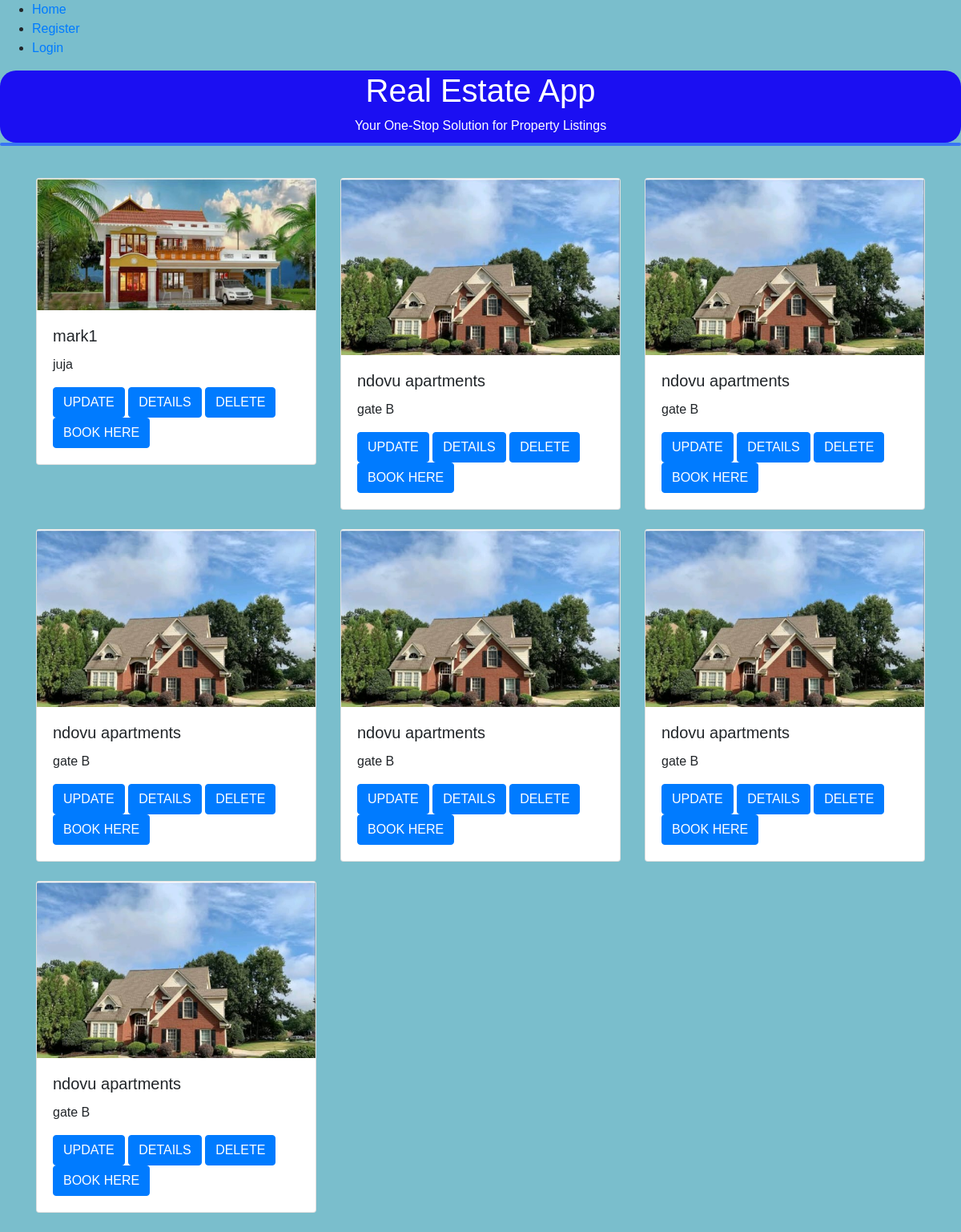
Page /listing_all/ on the earlier database version.
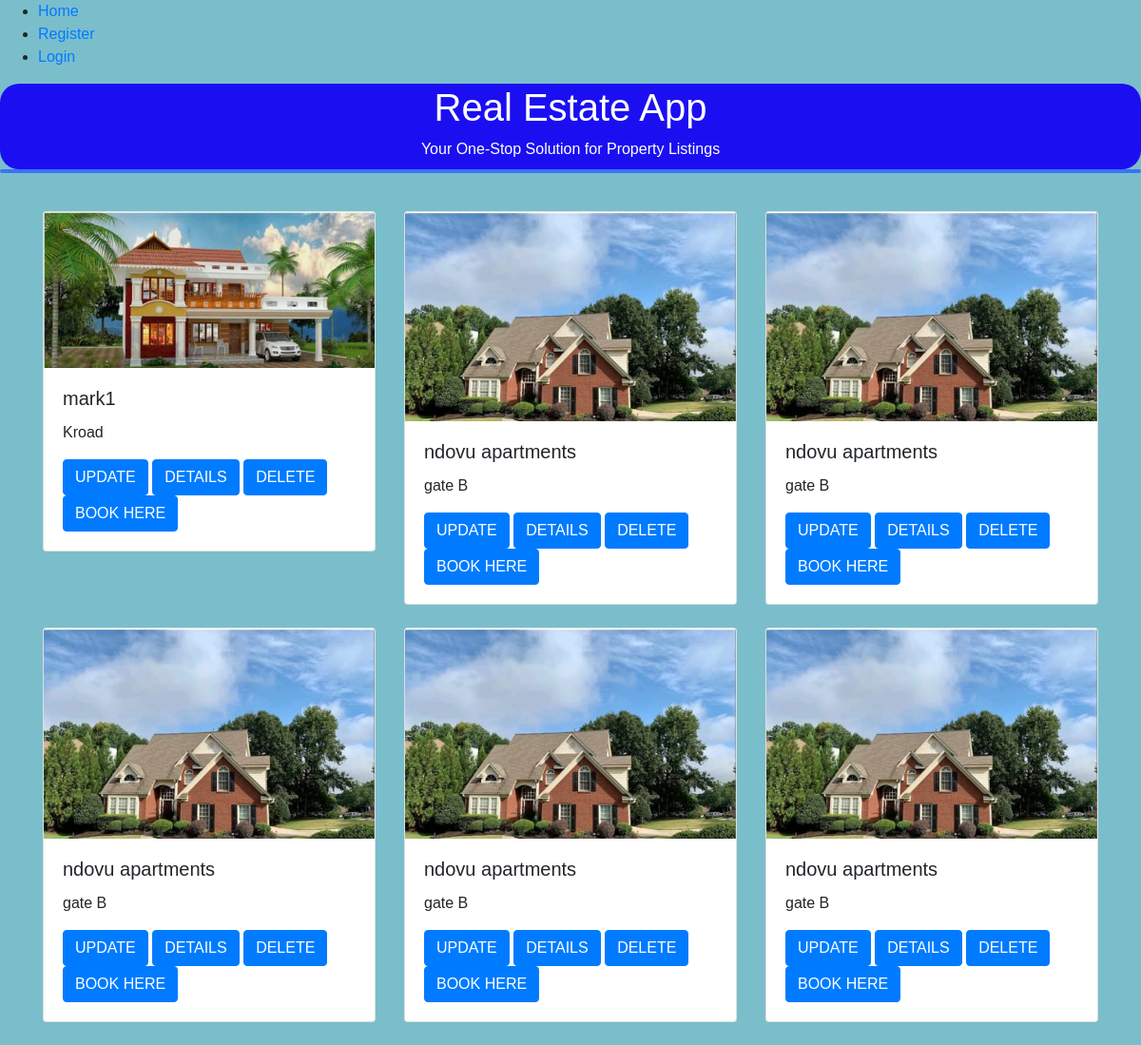
Same page on the later database version.
### coreApp/models.py (models this page shows, shortened)
class Property_model(models.Model):
    user = models.ForeignKey(User, on_delete=models.CASCADE, related_name='property')
    property_name = models.CharField(max_length=255)
    location = models.CharField(max_length=50)
    image = models.ImageField(blank=True, null=True)
    rental_price = models.DecimalField(max_digits=10, decimal_places=2)
    security_deposit = models.DecimalField(max_digits=10, decimal_places=2)
    start_date = models.start_date = datetime.now()
    end_date = models.end_date = datetime.now()
    duration = models.DurationField()
    date_paid = models.DateField(blank=True, null=True)
    AMENITIES_CHOICES = [
        ('Balcony','Balcony'),
        ('Gym','Gym'),
        ('SwimmingPool','SwimmingPool')]
    STATUS_CHOICES=[
        ('Available','Available'),
        ('Occupied', 'Occupied') ]
    HOUSE_SIZE = [('STANDARD','STANDARD'),
                  ('Spacious','Spacious')]
    TYPE_OF_HOUSE =[('Singleroom','Singleroom'),
                    ('Bedsitter','Bedsitter'),
                    ('Onebedroom','Onebedroom'),
                    ('Twobedroom','Twobedroom'),
                    ('Threebedroom','Threebedroom'),
                    ('Fourbedroom','Fourbedroom'),
                    ('Studio','Studio'),
                    ('Commercialshops','Commercialshops')]
    amenities = models.TextField(choices=AMENITIES_CHOICES)
    status = models.TextField(choices=STATUS_CHOICES)
    house_type = models.CharField(max_length=50,choices=TYPE_OF_HOUSE)
    size = models.CharField(max_length=50,choices=HOUSE_SIZE)

### coreApp/views.py (the view)
# urls.py: path('listing_all/', property_model_list, name ='listing_all'),
def property_model_list(request):
    listings = Property_model.objects.all()
    context = {
        "listings":listings
    }
    return render(request, "listings_list.html", context)

### coreApp/templates/listings_list.html
{% include 'commons/base.html' %}
{% block content %}
<div class="container">
    <div class="row">
        {% for listing in listings %}
        <div class="col-md-4 mb-4">
            <div class="card">
                <img src="{{ listing.image.url }}" alt="{{ listing.name }}" class="card-img-top img-fluid">
                <div class="card-body">
                    <h5 class="card-title">{{ listing.property_name }}</h5>
                    <p class="card-text">{{ listing.location }}</p>
                    <a href="{% url 'coreApp:update_listing' listing.id %}" class="btn btn-primary">UPDATE</a>
                    <a href="{% url 'coreApp:retrieve_listing' listing.id %}" class="btn btn-primary">DETAILS</a>
                    <a href="{% url 'coreApp:delete_listing' listing.id %}" class="btn btn-primary">DELETE</a>
                    <a href="{% url 'coreApp:book_property' listing.id %}" class="btn btn-primary">BOOK HERE</a>
                </div>
            </div>
        </div>
        {% endfor %}
    </div>
</div>
{% endblock %}

Differences in the rows shown:
removed Property_model: image (picture), property_name "ndovu apartments", location "gate B"
changed Property_model "mark1": location "juja" → "Kroad"
